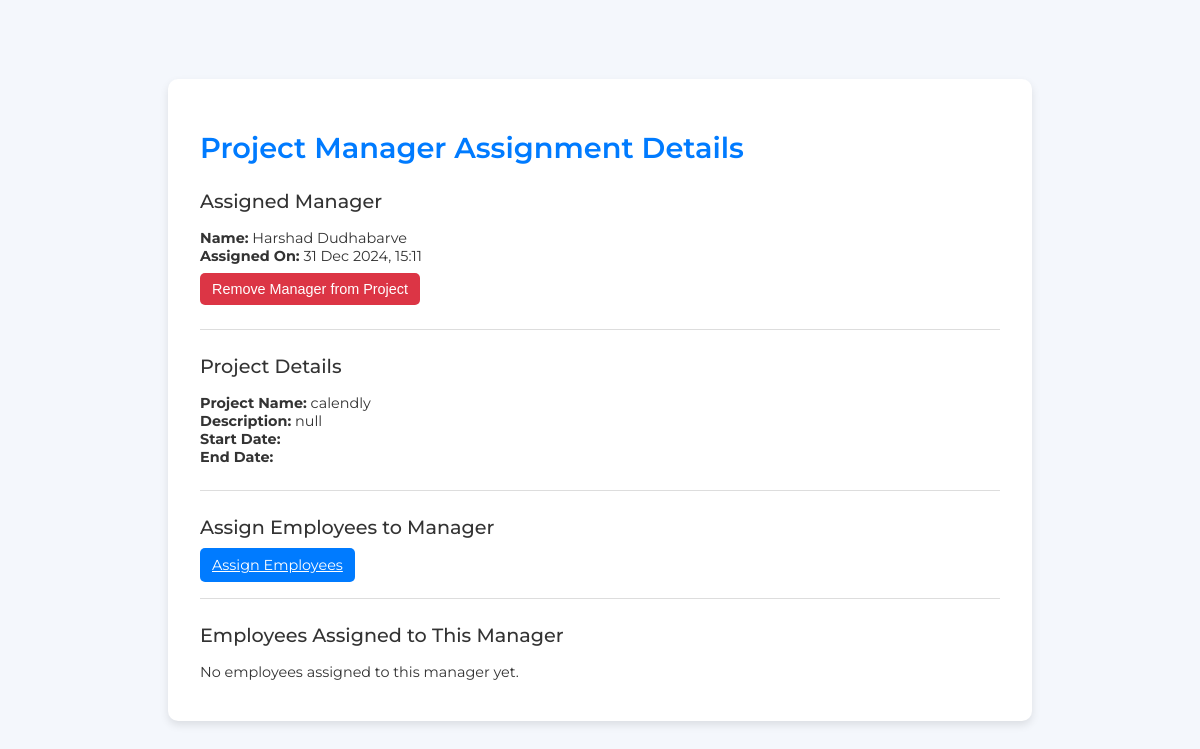
The page /calendar/organization/8/project/8/manager/ (signed in) on the database its author committed.
### accounts/models.py (models this page shows, shortened)
class ProjectManagerAssignment(models.Model):
    project = models.ForeignKey(Project, on_delete=models.CASCADE,related_name='projects_assignments')
    manager = models.ForeignKey(Profile, on_delete=models.CASCADE, limit_choices_to={'is_manager': True})
    assigned_at = models.DateTimeField(auto_now_add=True)

class Profile(models.Model):
    user = models.ForeignKey(User, on_delete=models.CASCADE, related_name='profiles')
    organization = models.ForeignKey(Organization, on_delete=models.SET_NULL, related_name='profiles', null=True, blank=True)
    is_admin = models.BooleanField(default=False)
    is_manager = models.BooleanField(default=False)
    is_employee = models.BooleanField(default=False)
    profile_picture = models.ImageField(upload_to='profile_pictures/', null=True, blank=True)
    full_name = models.CharField(max_length=255, null=True, blank=True)
    class Meta:
        unique_together = ('user', 'organization')

class Project(models.Model):
    name = models.CharField(max_length=255)  # Project name
    description = models.TextField(blank=True, null=True)
    start_date = models.DateField(null=True, blank=True)
    end_date = models.DateField(null=True, blank=True)
    organization = models.ForeignKey(
        'Organization',
        on_delete=models.CASCADE,
        related_name='projects'
    )
    created_by = models.ForeignKey(
        'Profile',
        on_delete=models.CASCADE,
        related_name='created_projects'
    )
    created_at = models.DateTimeField(auto_now_add=True)
    updated_at = models.DateTimeField(auto_now=True)

### calendar_plus/views.py (the view, shortened to what this page needs)
# urls.py: path('organization/<int:organization_id>/project/<int:project_id>/manager/', views.assigned_manager_detail, name='assigned_manager_detail'),
@login_required
def assigned_manager_detail(request, organization_id, project_id):
    organization = get_object_or_404(Organization, id=organization_id)
    project = get_object_or_404(Project, id=project_id, organization=organization)
    profile = get_object_or_404(Profile, user=request.user, organization=organization)
    if not profile.is_admin:
        return redirect('unauthorized_access')  # Redirect if not authorized
    manager_assignment = ProjectManagerAssignment.objects.filter(project=project).select_related('manager').first()
    employee_assignments = ProjectEmployeeAssignment.objects.filter(project=project, manager=manager_assignment.manager) if manager_assignment else []
    return render(
        request,
        'project/assigned_managers.html',
        {
            'organization': organization,
            'project': project,
            'manager_assignment': manager_assignment,
            'employee_assignments': employee_assignments,
        },
    )

### calendar_plus/templates/project/assigned_managers.html (shortened to what this page needs)
<!DOCTYPE html>
<html lang="en">
<head>
</head>
<body>
    <div class="container">
        <h1>Project Manager Assignment Details</h1>
        <div class="manager-details">
            <h3>Assigned Manager</h3>
            {% if manager_assignment %}
                <p>
                    <strong>Name:</strong> {{ manager_assignment.manager.user.get_full_name|default:manager_assignment.manager.user.username }}<br>
                    <strong>Assigned On:</strong> {{ manager_assignment.assigned_at|date:"d M Y, H:i" }}
                </p>
                <form method="post">
                    <button type="submit" name="remove_manager" class="btn btn-danger">Remove Manager from Project</button>
                </form>
            {% else %}
                <p>No manager assigned to this project yet.</p>
            {% endif %}
        </div>
        <hr>
        <div class="project-details">
            <h3>Project Details</h3>
            {% if manager_assignment %}
                <p>
                    <strong>Project Name:</strong> {{ manager_assignment.project.name }}<br>
                    <strong>Description:</strong> {{ manager_assignment.project.description|default:"No description available." }}<br>
                    <strong>Start Date:</strong> {{ manager_assignment.project.start_date|date:"d M Y" }}<br>
                    <strong>End Date:</strong> {{ manager_assignment.project.end_date|date:"d M Y" }}
                </p>
            {% else %}
                <p>Project details are not available.</p>
            {% endif %}
        </div>
        <hr>
        <div class="assign-employee">
            <h3>Assign Employees to Manager</h3>
            <a href="{% url 'assign_employee_to_manager' organization.id project.id manager_assignment.manager.id %}" class="btn btn-primary">
                Assign Employees
            </a>
        </div>
        <hr>
        <div class="assigned-employees">
            <h3>Employees Assigned to This Manager</h3>
            {% if employee_assignments %}
                {% for assignment in employee_assignments %}
                    <p>
                        <strong>Employee:</strong> {{ assignment.employee.user.get_full_name|default:assignment.employee.user.username }}<br>
                        <strong>Assigned On:</strong> {{ assignment.assigned_at|date:"d M Y, H:i" }}
                        <form method="post" style="display:inline;">
                            {% csrf_token %}
                            <input type="hidden" name="employee_id" value="{{ assignment.id }}">
                            <button type="submit" name="remove_employee" class="btn btn-danger">Remove Employee from Manager</button>
                        </form>
                    </p>
                {% empty %}
                    <p>No employees assigned to this manager yet.</p>
                {% endfor %}
            {% else %}
                <p>No employees assigned to this manager yet.</p>
            {% endif %}
        </div>
    </div>
</body>
</html>

### calendar_plus/templates/project/assigned_managers.html (style rules this page uses)
body { font-family: 'Montserrat', sans-serif; background-color: #f4f7fc; color: #333; margin: 0; padding: 0; box-sizing: border-box; display: flex; justify-content: center; align-items: center; min-height: 100vh; }
.container { background-color: #fff; padding: 2rem; border-radius: 10px; box-shadow: 0 4px 8px rgba(0, 0, 0, 0.1); width: 90%; max-width: 800px; animation: fadeIn 1s ease-out; }
h1 { font-size: 1.8rem; font-weight: 600; color: #007bff; margin-bottom: 1.5rem; }
h3 { font-size: 1.2rem; font-weight: 500; margin-bottom: 1rem; color: #333; }
p { font-size: 0.9rem; margin: 0.5rem 0; }
button, .btn { font-size: 0.9rem; padding: 8px 12px; border: none; border-radius: 5px; cursor: pointer; text-align: center; transition: background-color 0.3s ease, box-shadow 0.3s ease; }
.btn-primary { background-color: #007bff; color: #fff; }
.btn-danger { background-color: #dc3545; color: #fff; }
hr { border: 0; border-top: 1px solid #ddd; margin: 1.5rem 0; }

### rows shown on the page
ProjectManagerAssignment: manager.user.get_full_name "Harshad Dudhabarve", assigned_at "31 Dec 2024, 15:11", project.name "calendly", project.description "null"
